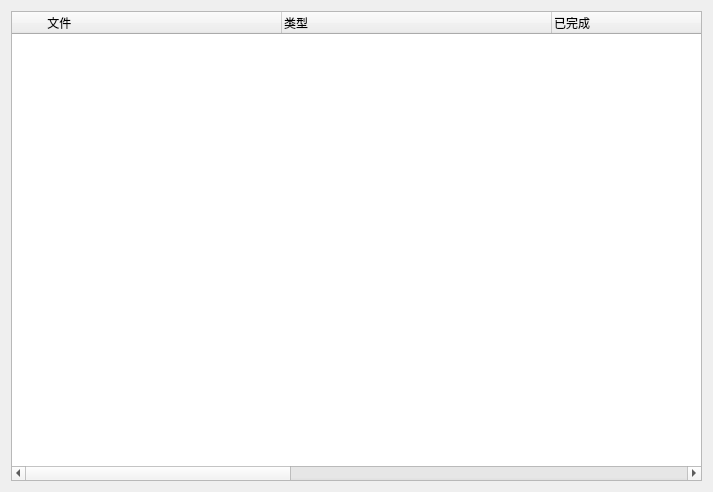
<?xml version="1.0" encoding="UTF-8"?>
<ui version="4.0">
 <class>FileTransferWidget</class>
 <widget class="QWidget" name="FileTransferWidget">
  <property name="geometry">
   <rect>
    <x>0</x>
    <y>0</y>
    <width>713</width>
    <height>492</height>
   </rect>
  </property>
  <property name="windowTitle">
   <string>Form</string>
  </property>
  <layout class="QHBoxLayout" name="horizontalLayout">
   <item>
    <widget class="QTreeWidget" name="m_pFileTransferTreeW">
     <attribute name="headerMinimumSectionSize">
      <number>75</number>
     </attribute>
     <attribute name="headerDefaultSectionSize">
      <number>270</number>
     </attribute>
     <attribute name="headerStretchLastSection">
      <bool>false</bool>
     </attribute>
     <column>
      <property name="text">
       <string>          文件</string>
      </property>
     </column>
     <column>
      <property name="text">
       <string>类型</string>
      </property>
     </column>
     <column>
      <property name="text">
       <string>已完成</string>
      </property>
     </column>
     <column>
      <property name="text">
       <string>大小</string>
      </property>
     </column>
     <column>
      <property name="text">
       <string>进度</string>
      </property>
     </column>
     <column>
      <property name="text">
       <string>速度</string>
      </property>
     </column>
     <column>
      <property name="text">
       <string>状态</string>
      </property>
     </column>
    </widget>
   </item>
  </layout>
 </widget>
 <resources/>
 <connections/>
</ui>
